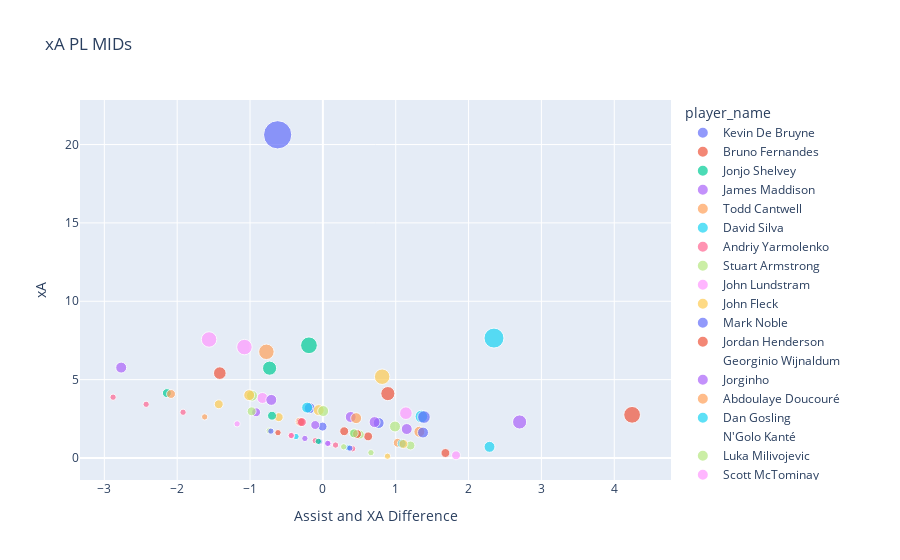

Notebook code cell kept with this figure:
### Markdown cell above
The plot below shows us a range of forwards, and how they performed in comparison to their expected goals.

From this we can see, players like Gabriel Jesus and Roberto Firmino severely underperformed their xG, while Danny Ings and PEA overperformed their stats, showing their prolificness in front of goal.

This is helpful because it shows us that Jesus comes across a lot of chances, which is a good sign for prospective owners, and could potentially regress to the mean.

### Code cell
# Similarly, for midfielders, we can look at xA
midStats['Assist and XA Difference'] = midStats['assists'] - midStats['xA']
fig = px.scatter(midStats, x="Assist and XA Difference", y="xA", color="player_name", size = 'assists', hover_name="player_name",
                title = 'xA PL MIDs')
fig.show()
